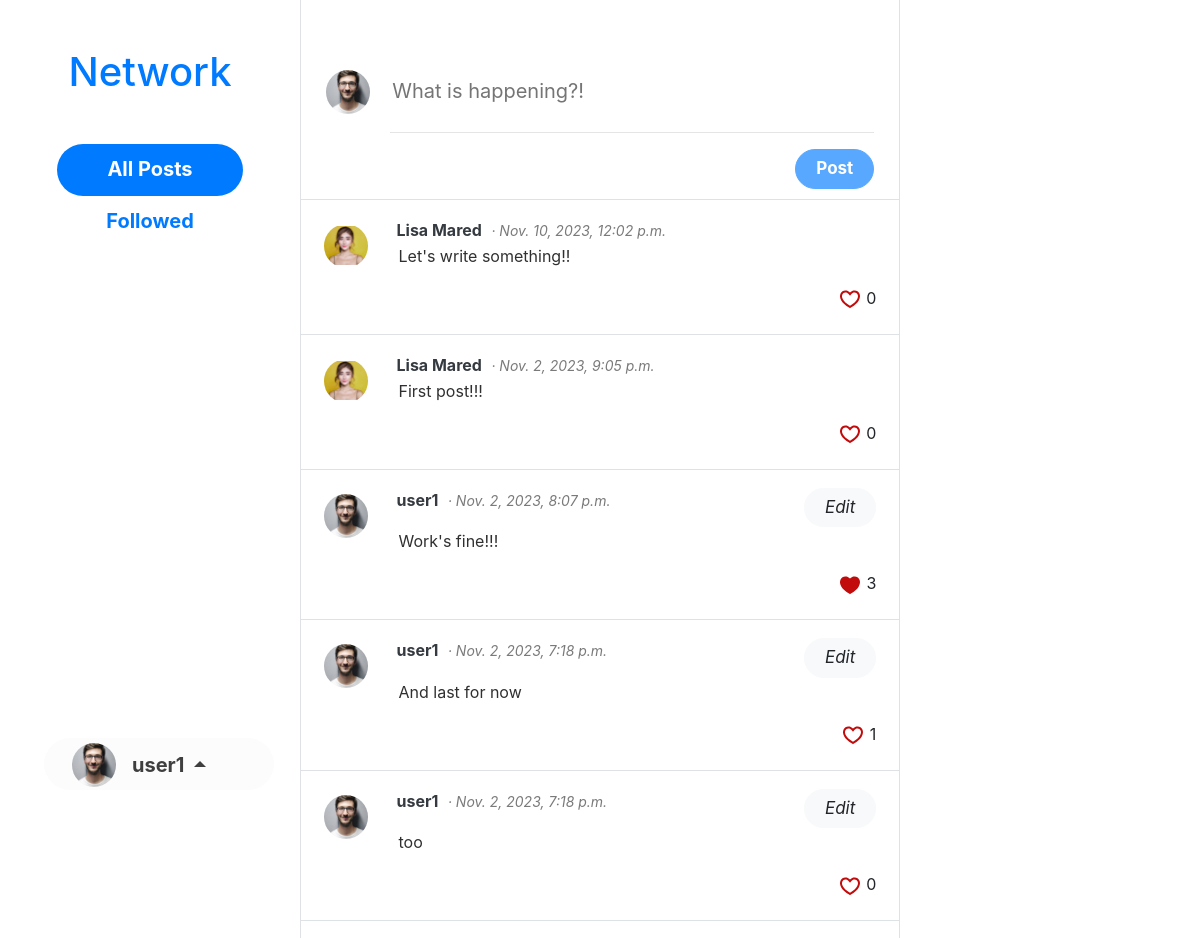
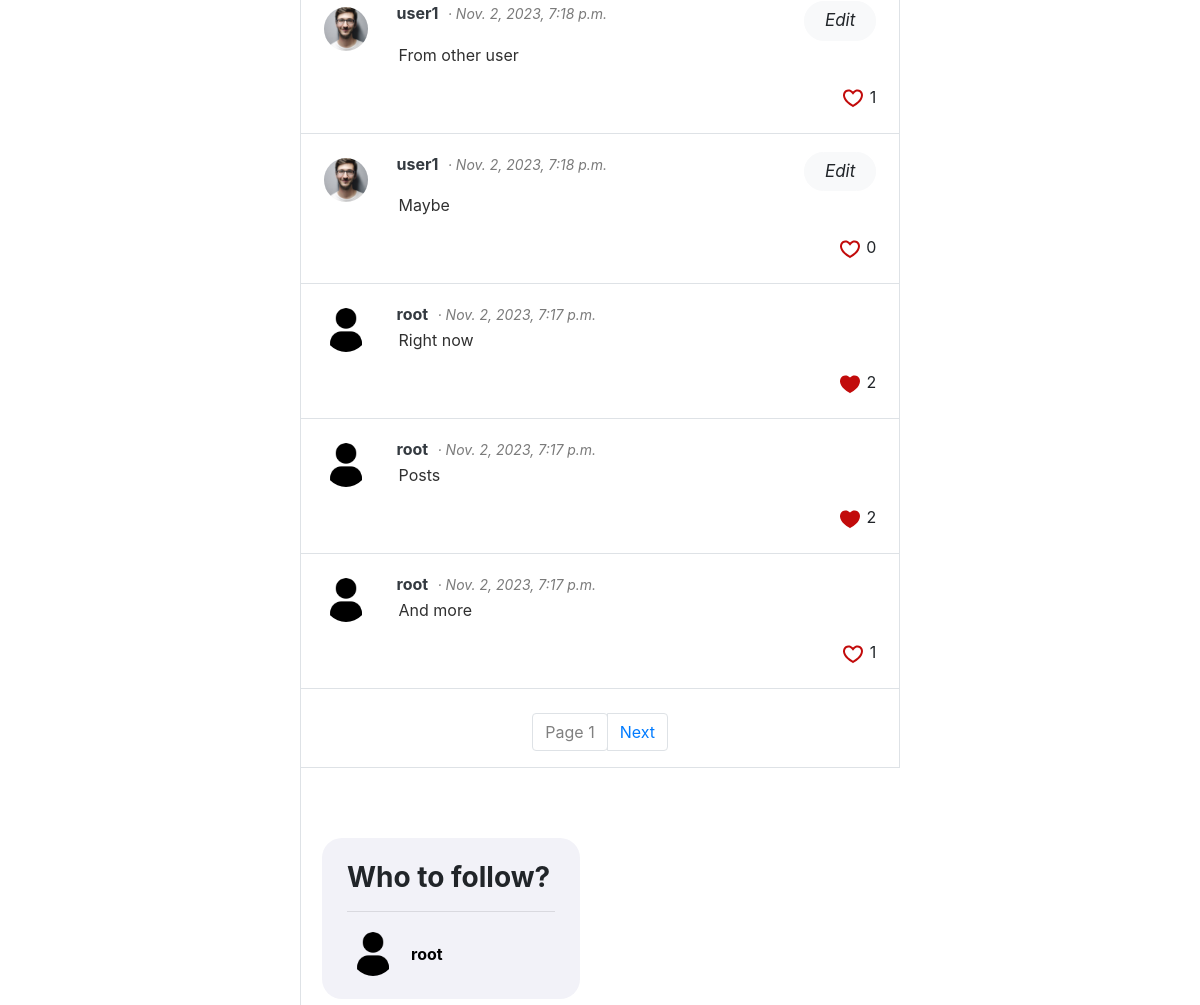
/ (signed in), run on the app's committed database (2 pictures, top to bottom).
### network/models.py (models this page shows, shortened)
class User(AbstractUser):
    avatar = models.ImageField(upload_to='profile_pictures', null=True, blank=True)
    followed = models.ManyToManyField('self', symmetrical=False, blank=True, related_name='followers')

class Post(models.Model):
    author = models.ForeignKey(User, on_delete=models.CASCADE, related_name="posts")
    content = models.CharField(max_length=2048)
    likes = models.ManyToManyField(User, blank=True, related_name="liked")
    created_at = models.DateTimeField(auto_now_add=True)

### network/views.py (the view)
# urls.py: path("", views.index, name="index"),
def index(request):
    paginator = Paginator(Post.objects.order_by('-created_at'), 10)
    page_number = request.GET.get('page')
    if not page_number:
        page_number = 1
    if request.user.is_authenticated:
        to_follow = User.objects.exclude(id__in=request.user.followed.all().values_list('id')).exclude(id=request.user.id).annotate(followers_count=Count('followers')).order_by('-followers_count')[:5]
    else:
        to_follow = User.objects.annotate(followers_count=Count('followers')).order_by('-followers_count')[:5]
    return render(request, "network/posts.html", {
        "posts": paginator.get_page(page_number),
        "to_follow": to_follow
    })

### network/templates/network/posts.html (shortened to what this page needs)
{% extends "network/index.html" %}
{% load static %}
{% block body2 %}
<div class="divs-2 ">
    {% if user.is_authenticated %}
        <div class="row">
            <div class="col-1">
                {% if user.avatar %}
                    <div class="avatar" style="background-image: url('{{ user.avatar.url }}');"></div>
                {% else %}
                    <div class="avatar" style="background-image: url('{% static 'network/default-avatar.png' %}');"></div>
                {% endif %}
            </div>
            <div class="col-11">
                <form class="ml-3" id="post-form" method="post">
                    <textarea type="text" name="content" placeholder="What is happening?!"></textarea>
                    <hr>
                    <input type="submit" class="btn btn-primary" value="Post" disabled>
                </form>
            </div>
        </div>
    {% endif %}
</div>
<div id="posts-container">
    {% for post in posts %}
        <div class="row p-2 pt-4 border-top border-bottom post-container">
            <div class="col-1">
                <a href="{% url 'profile' post.author.id %}">
                    {% if post.author.avatar %}
                        <div class="avatar" style="background-image: url('{{ post.author.avatar.url }}');"></div>
                    {% else %}
                        <div class="avatar" style="background-image: url('{% static 'network/default-avatar.png' %}');"></div>
                    {% endif %}
                </a>
            </div>
            <div class="col-11">
                <div class="ml-4 post-content-container">
                    <a class="text-dark" href="{% url 'profile' post.author.id %}"><strong>{{ post.author.username }}</strong></a>
                    <i class="timestamp">· {{ post.created_at }}</i>
                    {% if post.author == user %}
                        <i class="btn btn-light font-weight-normal float-right edit-post-button" data-post-id="{{ post.id }}">Edit</i>
                    {% endif %}
                    <br>
                    <textarea class="bg-transparent post-content" type="text" disabled>{{ post.content }}</textarea>
                    <div class="like-container">
                        {% if user in post.likes.all %}
                            <svg style="display: inline-block;" class="like" data-post="{{ post.id }}" data-like="true"><g color="#c20b0b"><path fill="currentcolor" d="M20.884 13.19c-1.351 2.48-4.001 5.12-8.379 7.67l-.503.3-.504-.3c-4.379-2.55-7.029-5.19-8.382-7.67-1.36-2.5-1.41-4.86-.514-6.67.887-1.79 2.647-2.91 4.601-3.01 1.651-.09 3.368.56 4.798 2.01 1.429-1.45 3.146-2.1 4.796-2.01 1.954.1 3.714 1.22 4.601 3.01.896 1.81.846 4.17-.514 6.67z"></path></g></svg>
                        {% else %}
                            <svg style="display: inline-block;" class="like " data-post="{{ post.id }}" data-like="false"><g color="#c20b0b"><path fill="currentcolor" d="M16.697 5.5c-1.222-.06-2.679.51-3.89 2.16l-.805 1.09-.806-1.09C9.984 6.01 8.526 5.44 7.304 5.5c-1.243.07-2.349.78-2.91 1.91-.552 1.12-.633 2.78.479 4.82 1.074 1.97 3.257 4.27 7.129 6.61 3.87-2.34 6.052-4.64 7.126-6.61 1.111-2.04 1.03-3.7.477-4.82-.561-1.13-1.666-1.84-2.908-1.91zm4.187 7.69c-1.351 2.48-4.001 5.12-8.379 7.67l-.503.3-.504-.3c-4.379-2.55-7.029-5.19-8.382-7.67-1.36-2.5-1.41-4.86-.514-6.67.887-1.79 2.647-2.91 4.601-3.01 1.651-.09 3.368.56 4.798 2.01 1.429-1.45 3.146-2.1 4.796-2.01 1.954.1 3.714 1.22 4.601 3.01.896 1.81.846 4.17-.514 6.67z"></path></g></svg>
                        {% endif %}
                        <p class="likes-count likes-count-{{ post.id }}">{{ post.likes.count }}</p>
                    </div>
                </div>
            </div>
        </div>
    {% endfor %}
    <div class="d-flex justify-content-center mt-4">
        <ul class="pagination">
            <span class="current">
                <li class="page-item"><a class="page-link disabled">Page {{ posts.number }}</a></li>
            </span>
            {% if posts.has_next %}
                <li class="page-item"><a class="page-link" href="?page={{ posts.next_page_number }}">Next</a></li>
            {% endif %}
        </ul>
    </div>
</div>
{% endblock %}

### network/templates/network/index.html (shortened to what this page needs)
{% extends "network/layout.html" %}
{% load static %}
{% block body %}
<div class="row body-1-container bg-white">
    <div class="col-8 border-right border-bottom body-2-container">
        {% block body2 %}
        {% endblock %}
    </div>
    <div class="col-4 right-bar-container">
        <div class="right-panel">
            <h3><strong>Who to follow?</strong></h3>
            <hr>
            {% for user in to_follow %}
                <a href="{% url 'profile' user.id %}">
                    <div class="m-1 mb-2 avatar" style="background-image:
                        {% if user.avatar %}
                            url('{{ user.avatar.url }}');
                        {% else %}
                            url('{% static 'network/default-avatar.png' %}');
                        {% endif %}
                        ">
                        <div class="username-to-follow-container align-middle">
                            <b>{{ user.username }}</b>
                        </div>
                    </div>
                </a>
                <br>
            {% endfor %}
        </div>
    </div>
</div>
{% endblock %}

### network/templates/network/layout.html (shortened to what this page needs)
{% load static %}
<!DOCTYPE html>
<html lang="en">
    <head>
        <link rel="stylesheet" href="https://stackpath.bootstrapcdn.com/bootstrap/4.4.1/css/bootstrap.min.css">
        <link href="{% static 'network/styles.css' %}" rel="stylesheet">
    </head>
    <body>
        <div class="container flex">
          <div class="row">
            <div class="col-3 left-bar vh-100 nav-container">
                <div class="nav flex-column nav-pills" id="v-tabs-tab" aria-orientation="vertical">
                    <h1 class="align-self-center m-4 mt-5 text-center text-primary website-title"><p class="left-big">Network</p><p class="left-small">Net</p></h1>
                    <a class="nav-link mt-2 align-self-center" id="v-tabs-all-tab" href="/" aria-selected="true"><p class="left-big">All Posts</p><p class="left-small">All</p></a>
                    {% if user.is_authenticated %}
                        <a class="nav-link align-self-center" id="v-tabs-followed-tab" href="{% url 'followed' %}" aria-selected="false"><p class="left-big">Followed</p><p class="left-small">Fol</p></a>
                        <div class="dropup account-dropdown align-self-center">
                            <a class="nav-link btn-secondary w-100 a-avatar" href="#" role="button" id="dropdownMenuLink" data-toggle="dropdown" aria-haspopup="true" aria-expanded="false">
                                <div class="avatar avatar1" style="background-image:
                                    {% if user.avatar %}
                                        url('{{ user.avatar.url }}');
                                    {% else %}
                                        url('{% static 'network/default-avatar.png' %}');
                                    {% endif %}
                                    ">
                                    <div class="username-container left-big dropdown-toggle align-middle">
                                        {{ user.username }}
                                    </div>
                                </div>
                            </a>
                        </div>
                    {% else %}
                        <a class="nav-link align-self-center" id="v-tabs-login-tab" href="{% url 'login' %}" aria-selected="false">Log In</a>
                        <a class="nav-link align-self-center" id="v-tabs-register-tab" href="{% url 'register' %}" aria-selected="false">Register</a>
                    {% endif %}
                </div>
            </div>
            <div class="col-9 border-left">
                {% block body %}
                {% endblock %}
            </div>
          </div>
        </div>
    </body>
</html>

### network/static/network/styles.css (style rules this page uses)
.container { max-width: 1320px!important; }
.account-dropdown { position: absolute; bottom: 0; width: calc(100% - 52px); margin-bottom: 10px; }
#dropdownMenuLink { background-color: rgb(252, 252, 252); color: rgb(63, 63, 63); }
.nav-link { border-radius: 40px!important; vertical-align: middle; height: 52px; max-width: 230px; text-align: center; font-size: 20px; font-weight: 700; padding: 10px; padding-inline: 50px; float: right; }
.website-title { max-width: 190px; }
.btn { padding: 6px; padding-inline: 20px; border-radius: 40px!important; text-align: center; font-size: 17px; font-weight: bold; }
.divs-2 { margin-top: 30px; margin-inline: -15px; padding-top: 40px; padding-inline: 25px; padding-bottom: 10px; border-bottom: 1px solid #dee2e6!important; }
.avatar { display: inline-block; width: 44px; height: 44px; border-radius: 50%; background-repeat: no-repeat; background-position: center; background-size: 44px; }
.avatar1 { margin-right: 130px; margin-top: 0px; }
.a-avatar { padding: 5px; }
.username-container { display: inline-block; vertical-align: middle; margin-left: 60px; line-height: 44px; }
#post-form textarea { margin-top: 4px; font-size: 20px; resize: none; width: 100%; height: 36px; border: none; }
#post-form input[type="submit"] { float: right; }
.post-content { resize: none; min-height: 0px; color: rgb(48, 48, 48); border: none; border-radius: 5px; width: 100%; }
.post-container { border-top: 0 solid #dee2e6!important; margin: 0px; }
#posts-container { margin-inline: -15px; width: calc(100% + 30px); }
.post-content-container { margin-top: -6px; }
.body-1-container { min-width: 300px; }
.body-2-container { min-width: 300px; }
.right-bar-container { min-width: 300px; }
.timestamp { display: inline-block; color: rgb(122, 122, 122); font-size: 14px; margin-left: 5px; }
.like { display: inline-block; height: 24px; width: 24px; }
.likes-count { display: inline-block; }
.like-container { float: right; }
a.disabled { color: gray; pointer-events: none; }
.right-panel { background-color: rgb(242, 242, 248); margin: 6px; margin-top: 70px; padding: 25px; padding-top: 23px; padding-bottom: 15px; border-radius: 20px; }
.username-to-follow-container { display: inline-block; vertical-align: middle; margin-left: 60px; line-height: 44px; color: black; min-width: 150px; }

### data on the page
User: avatar (picture), username "user1"
Post: author.avatar (picture), author.username "Lisa Mared", created_at "Nov. 10, 2023, 12:02 p.m.", content "Let's write something!!", likes.count "0"
Post: author.avatar (picture), author.username "Lisa Mared", created_at "Nov. 2, 2023, 9:05 p.m.", content "First post!!!", likes.count "0"
Post: author.avatar (picture), author.username "user1", created_at "Nov. 2, 2023, 8:07 p.m.", content "Work's fine!!!", likes.count "3"
Post: author.avatar (picture), author.username "user1", created_at "Nov. 2, 2023, 7:18 p.m.", content "And last for now", likes.count "1"
Post: author.avatar (picture), author.username "user1", created_at "Nov. 2, 2023, 7:18 p.m.", content "too", likes.count "0"
Post: author.avatar (picture), author.username "user1", created_at "Nov. 2, 2023, 7:18 p.m.", content "From other user", likes.count "1"
Post: author.avatar (picture), author.username "user1", created_at "Nov. 2, 2023, 7:18 p.m.", content "Maybe", likes.count "0"
Post: author.username "root", created_at "Nov. 2, 2023, 7:17 p.m.", content "Right now", likes.count "2"
Post: author.username "root", created_at "Nov. 2, 2023, 7:17 p.m.", content "Posts", likes.count "2"
Post: author.username "root", created_at "Nov. 2, 2023, 7:17 p.m.", content "And more", likes.count "1"
User: username "root"

### other printed values
{{ posts.number }} "1"
